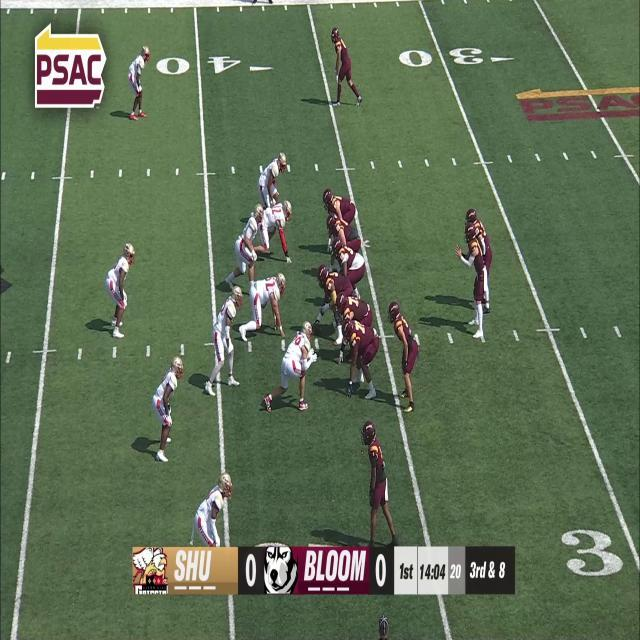
#> input picture training/football-set-0-clear-1/test/images/frame_0075_jpg.rf.a9152fafc61f4135c137fddbf760bb6b.jpg, 640 x 640 px
$ python -i team_assigner.py   (imports and definitions only)
#> lines starting #> are read from the running program, lines starting #| are printed output that depends on the picture
#> further down, picture is the input picture: shape (640, 640, 3); mean B, G, R 84.9, 111.4, 95
# file: team_assigner.py
import os
import cv2
import numpy as np
from sklearn.cluster import KMeans
import colorsys
from collections import defaultdict, deque
import matplotlib.pyplot as plt
from sklearn.decomposition import PCA


class TeamAssigner:
    def __init__(self):
        self.team_colors = {}
        self.player_team_dict = {}
        self.kmeans = None
        self.sorted_idx = None
        self.team_history = defaultdict(lambda: deque(maxlen=3))
        os.makedirs("debug_null_colors", exist_ok=True)

    # [23 lines left out: function plot_color_clusters, not called in this run]

    def apply_clahe(self, image):
        lab = cv2.cvtColor(image, cv2.COLOR_BGR2LAB)
#> lab: shape (640, 640, 3); mean of channels 0, 1, 2 114.2, 116.6, 141
        l, a, b = cv2.split(lab)
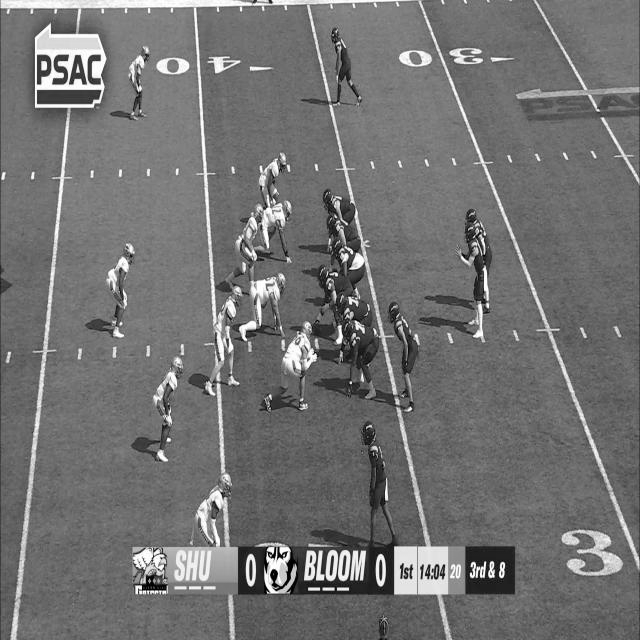
#> l: shape (640, 640); min 0, max 255, mean 114.2
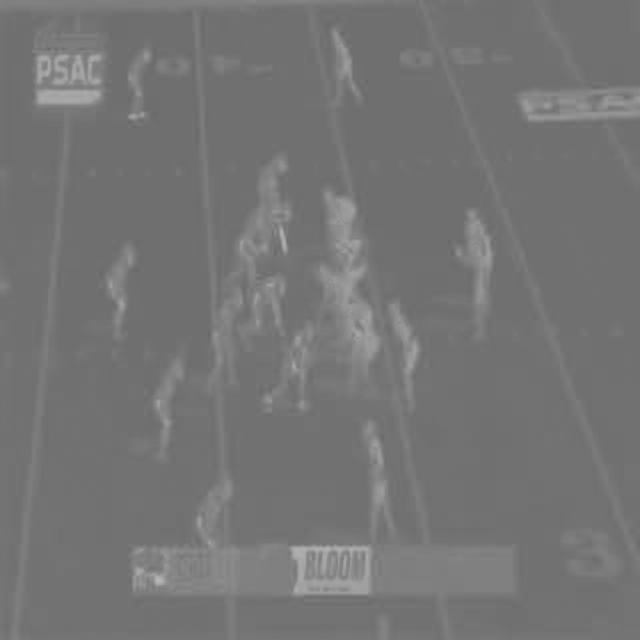
#> a: shape (640, 640); min 104, max 184, mean 116.6
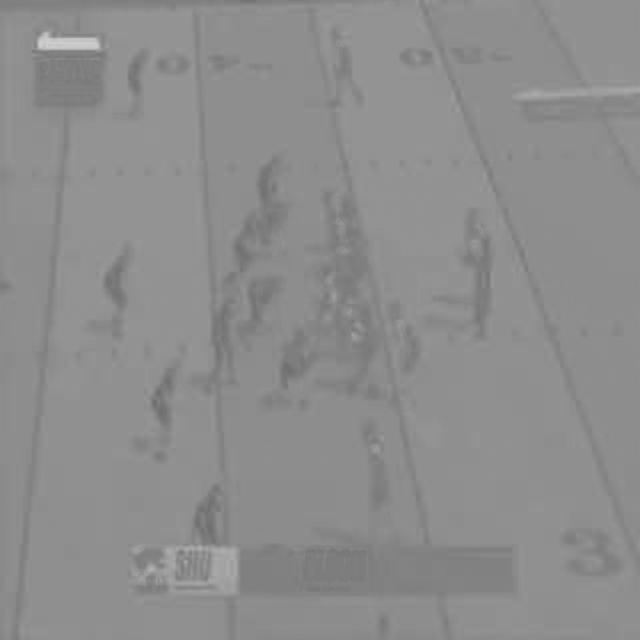
#> b: shape (640, 640); min 110, max 207, mean 141
        clahe = cv2.createCLAHE(clipLimit=3.0, tileGridSize=(8, 8))
        cl = clahe.apply(l)
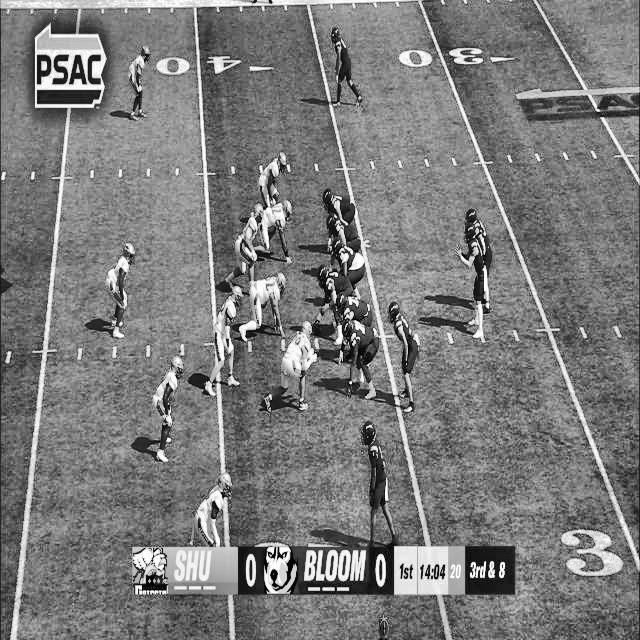
#> cl: shape (640, 640); min 0, max 255, mean 123.6
        merged = cv2.merge((cl, a, b))
#> merged: shape (640, 640, 3); mean of channels 0, 1, 2 123.6, 116.6, 141
        return cv2.cvtColor(merged, cv2.COLOR_LAB2BGR)
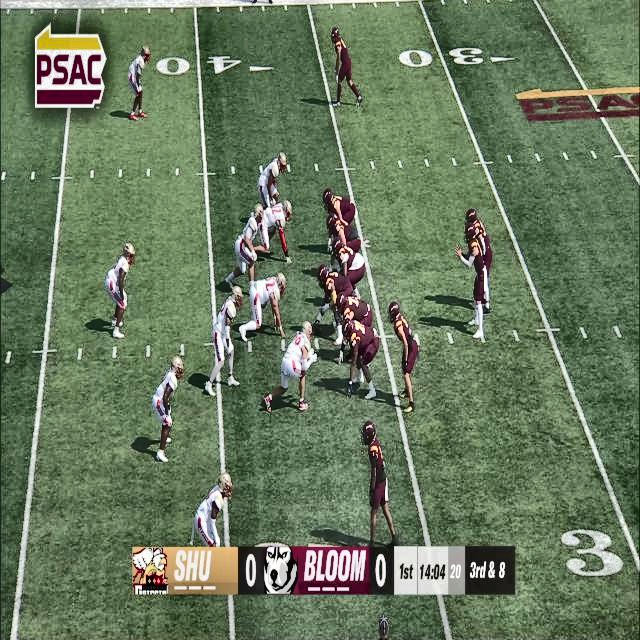
#> returned value: shape (640, 640, 3); mean B, G, R 94.2, 121.3, 104.5

    # [123 lines left out: functions get_clustering_model, get_player_color, save_kmeans_debug_image, assign_team_color, get_player_team, majority_vote, not called in this run]

>>> import cv2
>>> picture = cv2.imread('../training/football-set-0-clear-1/test/images/frame_0075_jpg.rf.a9152fafc61f4135c137fddbf760bb6b.jpg')
>>> result = TeamAssigner().apply_clahe(picture)

$ run again, on training/football-set-0-clear-1/test/images/frame_0126_jpg.rf.e353bf9bd93b0b7c31273989f8db86de.jpg
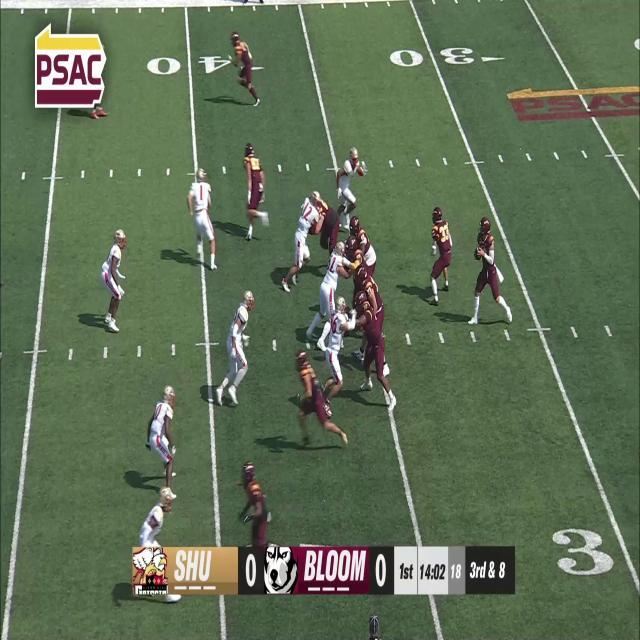
#> input picture training/football-set-0-clear-1/test/images/frame_0126_jpg.rf.e353bf9bd93b0b7c31273989f8db86de.jpg, 640 x 640 px
#> picture is the input picture: shape (640, 640, 3); mean B, G, R 85.5, 111.3, 95.3
#> lab: shape (640, 640, 3); mean of channels 0, 1, 2 114.2, 116.8, 140.6
#> in apply_clahe, `cl = clahe.apply(l)`:
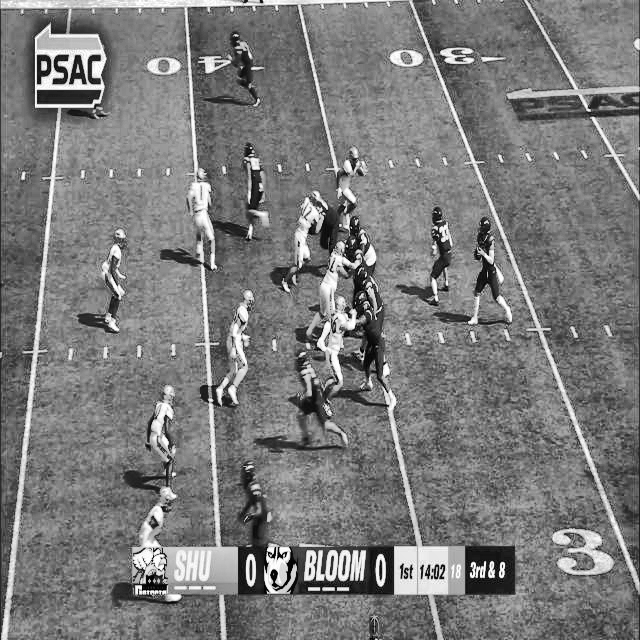
#> cl: shape (640, 640); min 0, max 255, mean 123.2
#> merged: shape (640, 640, 3); mean of channels 0, 1, 2 123.2, 116.8, 140.6
#> in apply_clahe, `return cv2.cvtColor(merged, cv2.COLOR_LAB2BGR)`:
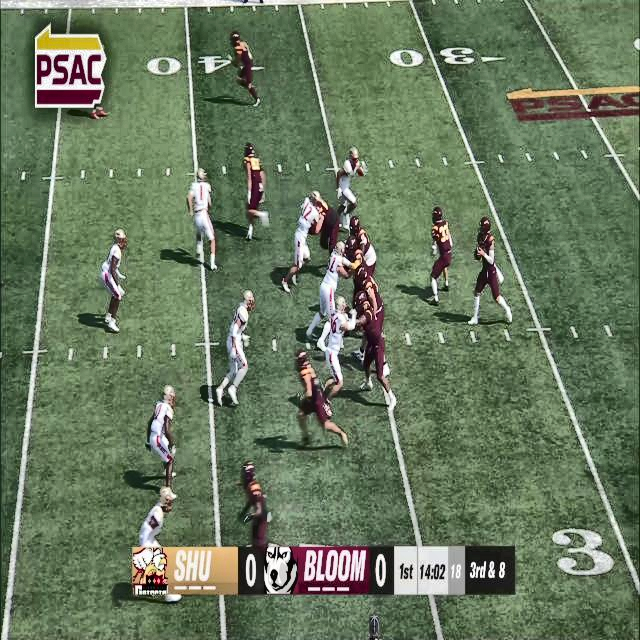
#> returned value: shape (640, 640, 3); mean B, G, R 94.4, 120.7, 104.4

$ run again, on training/football-set-0-clear-1/test/images/frame_0152_jpg.rf.30d87bb614edb5abde657b6a82e86299.jpg
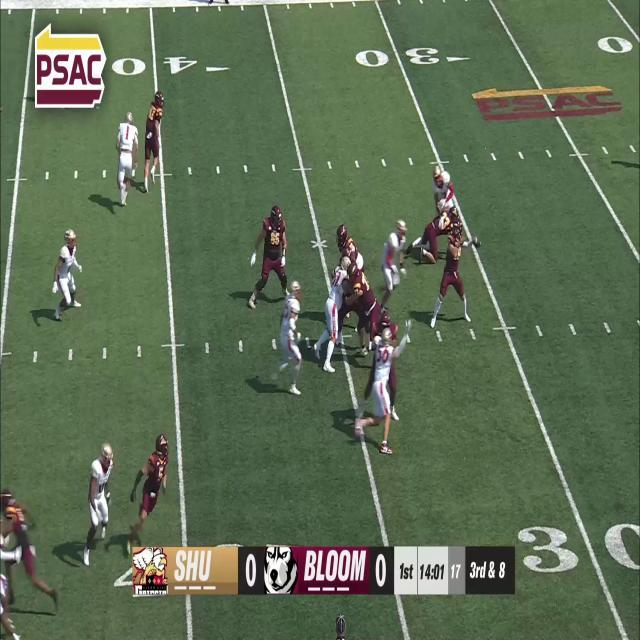
#> input picture training/football-set-0-clear-1/test/images/frame_0152_jpg.rf.30d87bb614edb5abde657b6a82e86299.jpg, 640 x 640 px
#> picture is the input picture: shape (640, 640, 3); mean B, G, R 84.3, 110.2, 94
#> lab: shape (640, 640, 3); mean of channels 0, 1, 2 113, 116.7, 140.7
#> in apply_clahe, `cl = clahe.apply(l)`:
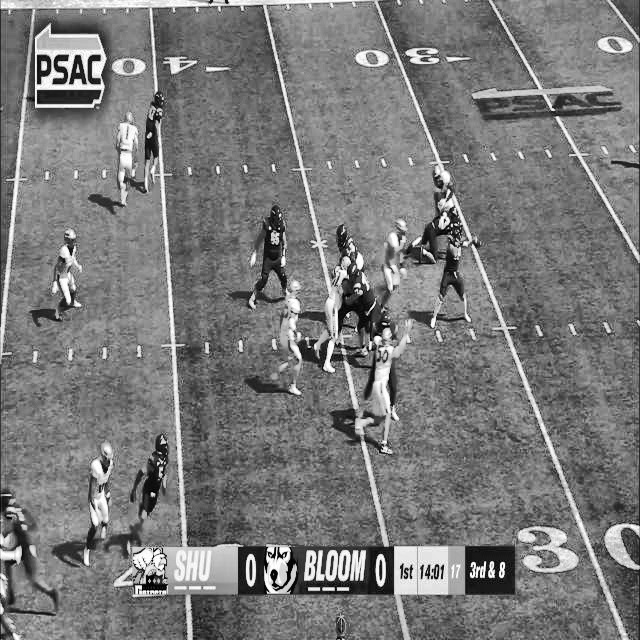
#> cl: shape (640, 640); min 1, max 255, mean 121.9
#> merged: shape (640, 640, 3); mean of channels 0, 1, 2 121.9, 116.7, 140.7
#> in apply_clahe, `return cv2.cvtColor(merged, cv2.COLOR_LAB2BGR)`:
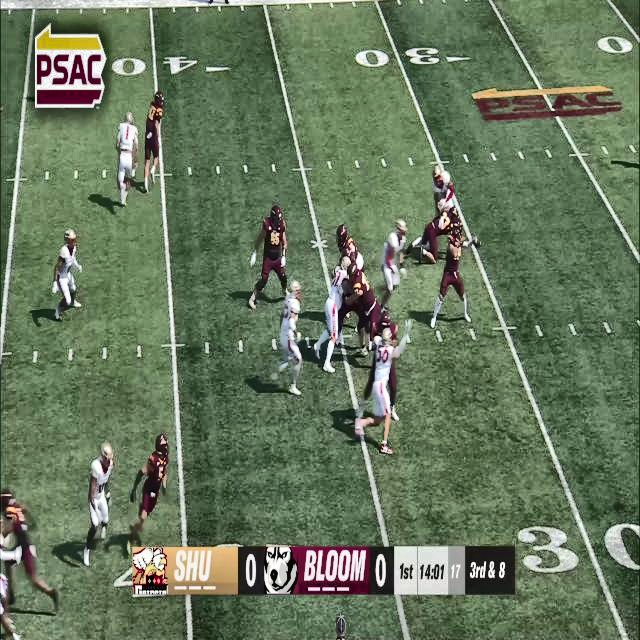
#> returned value: shape (640, 640, 3); mean B, G, R 93.1, 119.5, 103
